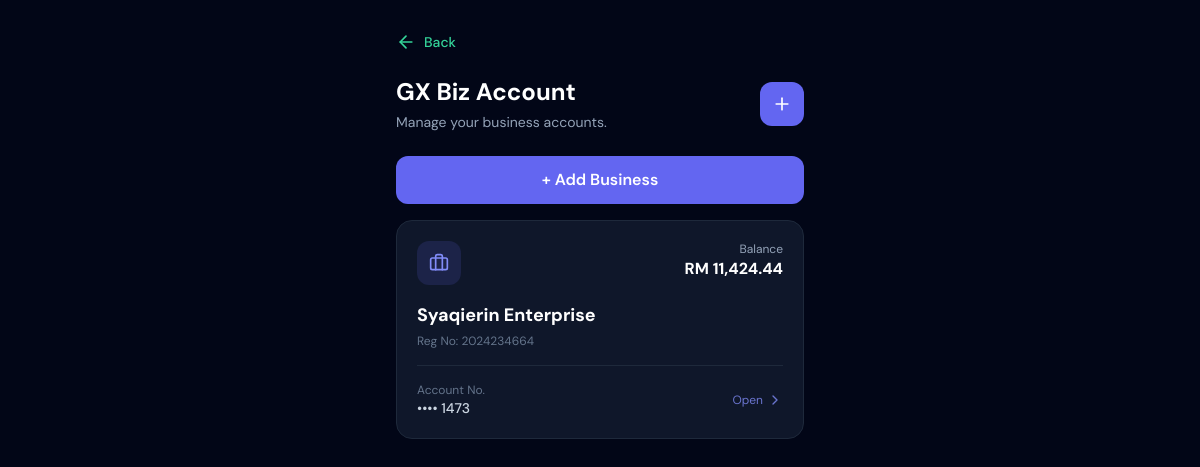
/pages/biz-account.php (signed in), run on the app's committed database.
### tables this page shows
CREATE TABLE `accounts` (
  `account_id` int(11) NOT NULL,
  `user_id` int(11) NOT NULL,
  `account_type` varchar(50) NOT NULL,
  `business_name` varchar(150) DEFAULT NULL,
  `business_reg_no` varchar(50) DEFAULT NULL,
  `account_number` varchar(20) NOT NULL,
  `balance` decimal(12,2) DEFAULT 0.00
);

### pages/biz-account.php (the view, shortened to what this page needs)
<?php
include "../php/dbconn.php";
$user_id = $_SESSION['user_id'];
$stmt = mysqli_prepare($conn, "SELECT * FROM accounts WHERE user_id = ? AND account_type = 'Business Account' ORDER BY account_id DESC");
mysqli_stmt_bind_param($stmt, "i", $user_id);
mysqli_stmt_execute($stmt);
$business_result = mysqli_stmt_get_result($stmt);
?>
<!doctype html>
<html lang="en" class="h-full">
<head>
<script src="https://cdn.tailwindcss.com/3.4.17"></script>
</head>
<body class="h-full">
<div class="h-full w-full bg-slate-950 overflow-auto">
    <div class="max-w-md mx-auto px-5 py-8">
        <a href="/gxbank_html_by_page/dashboard.php" class="flex items-center gap-2 text-emerald-400 hover:text-emerald-300 mb-6 transition">
            <i data-lucide="arrow-left" class="w-5 h-5"></i>
            <span class="text-sm font-medium">Back</span>
        </a>
        <div class="flex items-center justify-between mb-6">
            <div>
                <h1 class="text-2xl font-bold text-white mb-1">GX Biz Account</h1>
                <p class="text-slate-400 text-sm">Manage your business accounts.</p>
            </div>
            <a href="/gxbank_html_by_page/pages/add-business.php"
               class="w-11 h-11 rounded-xl bg-indigo-500 hover:bg-indigo-600 flex items-center justify-center transition">
                <i data-lucide="plus" class="w-5 h-5 text-white"></i>
            </a>
        </div>
        <?php if (mysqli_num_rows($business_result) == 0) { ?>
            <div class="bg-slate-900 rounded-2xl p-6 border border-slate-800 text-center">
                <div class="w-16 h-16 rounded-2xl bg-indigo-500/15 flex items-center justify-center mx-auto mb-5">
                    <i data-lucide="briefcase" class="w-8 h-8 text-indigo-400"></i>
                </div>
                <h2 class="text-white text-xl font-bold mb-2">No Business Account Yet</h2>
                <p class="text-slate-400 text-sm mb-6">
                    Add a business account to receive payment using its own account number and QR code.
                </p>
                <a href="/gxbank_html_by_page/pages/add-business.php"
                   class="block w-full bg-indigo-500 hover:bg-indigo-600 text-white font-semibold py-3 rounded-xl transition">
                    Add Business
                </a>
            </div>
        <?php } else { ?>
            <a href="/gxbank_html_by_page/pages/add-business.php"
               class="block w-full text-center bg-indigo-500 hover:bg-indigo-600 text-white font-semibold py-3 rounded-xl transition mb-4">
                + Add Business
            </a>
            <div class="space-y-4">
                <?php while($biz = mysqli_fetch_assoc($business_result)) {
                    $last4 = substr($biz['account_number'], -4);
                ?>
                    <a href="/gxbank_html_by_page/pages/biz-detail.php?account_id=<?php echo intval($biz['account_id']); ?>"
                       class="biz-card group block bg-slate-900 rounded-2xl p-5 border border-slate-800">
                        <div class="flex items-start justify-between gap-3">
                            <div>
                                <div class="w-11 h-11 rounded-xl bg-indigo-500/15 flex items-center justify-center mb-4">
                                    <i data-lucide="briefcase" class="w-5 h-5 text-indigo-400"></i>
                                </div>
                                <p class="text-white font-bold text-lg">
                                    <?php echo htmlspecialchars($biz['business_name']); ?>
                                </p>
                                <p class="text-slate-500 text-xs mt-1">
                                    Reg No: <?php echo htmlspecialchars($biz['business_reg_no']); ?>
                                </p>
                            </div>
                            <div class="text-right">
                                <p class="text-slate-400 text-xs">Balance</p>
                                <p class="text-white font-bold">
                                    RM <?php echo number_format($biz['balance'], 2); ?>
                                </p>
                            </div>
                        </div>
                        <div class="mt-4 pt-4 border-t border-slate-800 flex justify-between items-center">
                            <div>
                                <p class="text-slate-500 text-xs">Account No.</p>
                                <p class="text-slate-300 text-sm font-medium">•••• <?php echo htmlspecialchars($last4); ?></p>
                            </div>
                            <div class="flex items-center gap-1 text-indigo-400 text-xs opacity-80 group-hover:opacity-100">
                                <span>Open</span>
                                <i data-lucide="chevron-right" class="w-4 h-4"></i>
                            </div>
                        </div>
                    </a>
                <?php } ?>
            </div>
        <?php } ?>
    </div>
</div>
</body>
</html>

### pages/biz-account.php (style rules this page uses)
* { font-family: 'DM Sans', sans-serif; }
body { box-sizing: border-box; }
.biz-card { transition: transform .15s, border-color .15s, box-shadow .15s; }

### data on the page
accounts: business_name "Syaqierin Enterprise", business_reg_no "2024234664", balance "11,424.44", account_number "1473"
